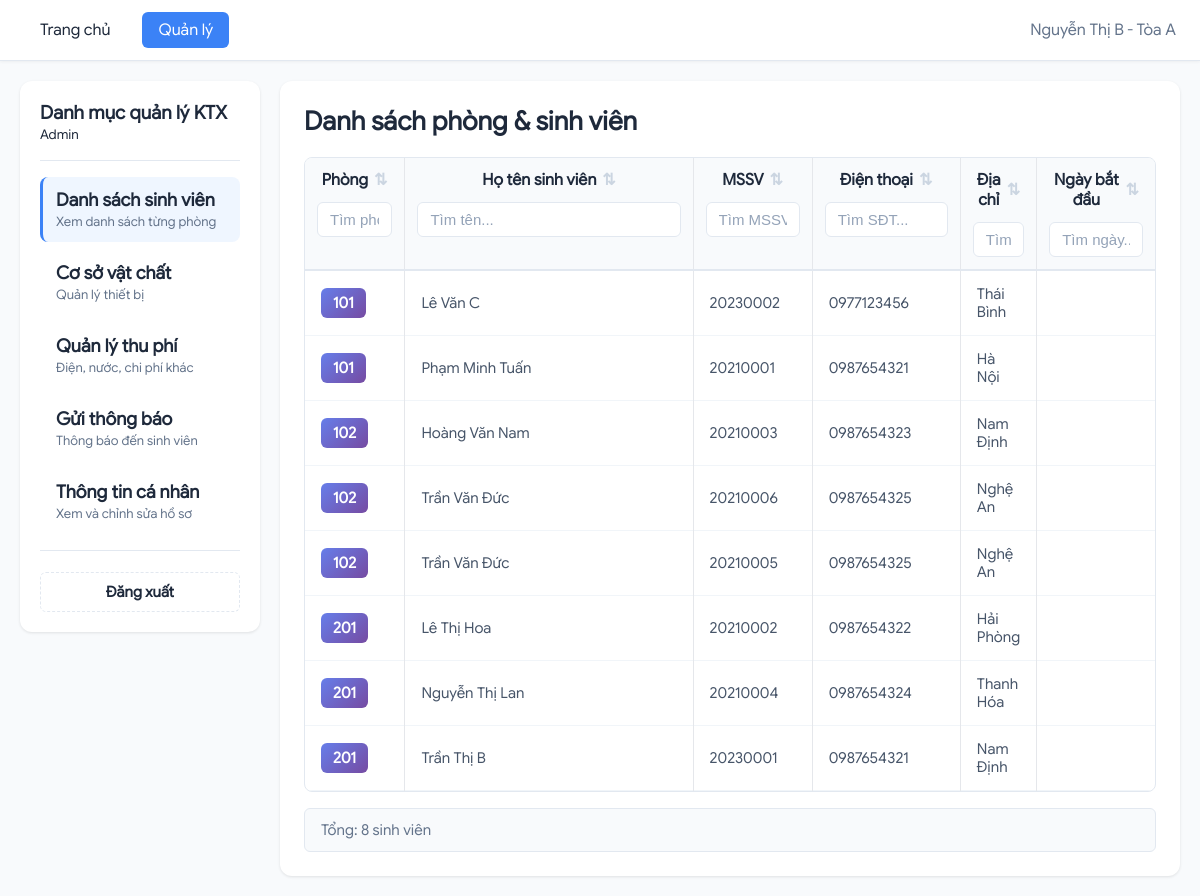
/manager/dashboard.php (signed in), run on the app's committed database.
### tables this page shows
CREATE TABLE STUDENT
(
    STD_ID VARCHAR(20) NOT NULL PRIMARY KEY,
    STD_NAME VARCHAR(100) NOT NULL,
    STD_DOB DATETIME NOT NULL,
    STD_GD VARCHAR(10) NOT NULL,
    STD_PHONE VARCHAR(20),
    STD_ADR VARCHAR(200) NOT NULL,
    STARTDATE DATETIME,
    ENDDATE DATETIME,
    STD_IMG VARCHAR(255),
    USER_ID INT NOT NULL,
    BLOCK_ID VARCHAR(10),
    ROOM_ID VARCHAR(10),
    FOREIGN KEY (BLOCK_ID, ROOM_ID) REFERENCES ROOM(BLOCK_ID, ROOM_ID),
    FOREIGN KEY (USER_ID) REFERENCES USERS(USER_ID),
    FOREIGN KEY (BLOCK_ID) REFERENCES BLOCK(BLOCK_ID)
);

CREATE TABLE ROOM
(
    ROOM_ID VARCHAR(10),
    GENDER VARCHAR(10),
    CAPACITY INT,
    OCCUPIED INT NOT NULL DEFAULT 0,
    BLOCK_ID VARCHAR(10),
    FOREIGN KEY (BLOCK_ID) REFERENCES BLOCK(BLOCK_ID),
    PRIMARY KEY (BLOCK_ID, ROOM_ID)
);

### manager/views/students.php (the view)
<?php
require_once '../database_connection.php';
$students = [];
$managerBlock = $_SESSION['block'];
try {
    if ($conn) {
        mysqli_set_charset($conn, "utf8mb4");
        $studentQuery = "SELECT s.STD_ID, s.STD_NAME, s.STD_GD, s.STD_PHONE,
                         s.STD_ADR, s.STARTDATE, s.STD_IMG, r.ROOM_ID, r.BLOCK_ID
                         FROM STUDENT s
                         INNER JOIN ROOM r ON r.ROOM_ID = s.ROOM_ID
                         WHERE r.BLOCK_ID = ?
                         ORDER BY r.ROOM_ID, s.STD_NAME";
        $stmt = mysqli_prepare($conn, $studentQuery);
        mysqli_stmt_bind_param($stmt, "s", $managerBlock);
        mysqli_stmt_execute($stmt);
        $result = mysqli_stmt_get_result($stmt);
        if ($result) {
            while ($row = mysqli_fetch_assoc($result)) {
                $students[] = $row;
            }
        }
    }
} catch (Exception $e) {
    $studentError = $e->getMessage();
}
?>
<?php if (isset($studentError)): ?>
  <div class="alert alert-error">Lỗi: <?= htmlspecialchars($studentError) ?></div>
<?php elseif (empty($students)): ?>
  <div class="alert alert-info">Chưa có sinh viên nào trong hệ thống.</div>
<?php else: ?>
  <h2>Danh sách phòng & sinh viên</h2>
  <div class="student-table-wrapper">
    <table class="table student-table" id="studentTable">
      <thead>
        <tr>
          <th style="width: 100px">
            <div class="th-content" data-col="0">
              <span>Phòng</span>
              <span class="sort-icon">⇅</span>
            </div>
            <input type="text" class="col-search" data-col="0" placeholder="Tìm phòng...">
          </th>
          <th style="width: 300px">
            <div class="th-content" data-col="1">
              <span>Họ tên sinh viên</span>
              <span class="sort-icon">⇅</span>
            </div>
            <input type="text" class="col-search" data-col="1" placeholder="Tìm tên...">
          </th>
          <th style="width: 120px">
            <div class="th-content" data-col="2">
              <span>MSSV</span>
              <span class="sort-icon">⇅</span>
            </div>
            <input type="text" class="col-search" data-col="2" placeholder="Tìm MSSV...">
          </th>
          <th style="width: 150px">
            <div class="th-content" data-col="3">
              <span>Điện thoại</span>
              <span class="sort-icon">⇅</span>
            </div>
            <input type="text" class="col-search" data-col="3" placeholder="Tìm SĐT...">
          </th>
          <th>
            <div class="th-content" data-col="4">
              <span>Địa chỉ</span>
              <span class="sort-icon">⇅</span>
            </div>
            <input type="text" class="col-search" data-col="4" placeholder="Tìm địa chỉ...">
          </th>
          <th style="width: 120px">
            <div class="th-content" data-col="5">
              <span>Ngày bắt đầu</span>
              <span class="sort-icon">⇅</span>
            </div>
            <input type="text" class="col-search" data-col="5" placeholder="Tìm ngày...">
          </th>
        </tr>
      </thead>
      <tbody>
        <?php foreach ($students as $s): ?>
        <tr>
          <td><span class="room-badge"><?= htmlspecialchars($s['ROOM_ID']) ?></span></td>
          <td><?= htmlspecialchars($s['STD_NAME']) ?></td>
          <td><?= htmlspecialchars($s['STD_ID']) ?></td>
          <td><?= htmlspecialchars($s['STD_PHONE']) ?></td>
          <td><?= htmlspecialchars($s['STD_ADR']) ?></td>
          <td><?= htmlspecialchars($s['STARTDATE']) ?></td>
        </tr>
        <?php endforeach; ?>
      </tbody>
    </table>
  </div>
  <div class="table-info">Tổng: <?= count($students) ?> sinh viên</div>
<?php endif; ?>

### manager/dashboard.php (shortened to what this page needs)
<?php
$view = $_GET['view'] ?? 'students';
$viewFile = "views/{$view}.php";
?>
<!DOCTYPE html>
<html lang="vi">
<head>
  <link rel="stylesheet" href="../css/manager.css" />
</head>
<body>
  <header class="nav">
    <a href="home.php">Trang chủ</a>
    <a href="dashboard.php" class="active">Quản lý</a>
    <span style="margin-left: auto; color: #64748b;">
      <?= htmlspecialchars($_SESSION['name'] ?? 'Admin') ?> - Tòa <?= htmlspecialchars($_SESSION['block'] ?? 'N/A') ?>
    </span>
  </header>
  <main class="admin-container">
    <aside class="sidebar">
      <div class="sidebar-header">
        <h3>Danh mục quản lý KTX</h3>
        <small id="sidebar-sub">Admin</small>
      </div>
      <nav id="sidebarList" class="sidebar-list">
        <a href="?view=students" class="sidebar-item <?= $view === 'students' ? 'active' : '' ?>">
          <div>
            <div class="item-title">Danh sách sinh viên</div>
            <div class="item-desc">Xem danh sách từng phòng</div>
          </div>
        </a>
        <a href="?view=facility" class="sidebar-item <?= $view === 'facility' ? 'active' : '' ?>">
          <div>
            <div class="item-title">Cơ sở vật chất</div>
            <div class="item-desc">Quản lý thiết bị</div>
          </div>
        </a>
        <a href="?view=revenue" class="sidebar-item <?= $view === 'revenue' ? 'active' : '' ?>">
          <div>
            <div class="item-title">Quản lý thu phí</div>
            <div class="item-desc">Điện, nước, chi phí khác</div>
          </div>
        </a>
        <a href="?view=notifications" class="sidebar-item <?= $view === 'notifications' ? 'active' : '' ?>">
          <div>
            <div class="item-title">Gửi thông báo</div>
            <div class="item-desc">Thông báo đến sinh viên</div>
          </div>
        </a>
        <a href="?view=profile" class="sidebar-item <?= $view === 'profile' ? 'active' : '' ?>">
          <div>
            <div class="item-title">Thông tin cá nhân</div>
            <div class="item-desc">Xem và chỉnh sửa hồ sơ</div>
          </div>
        </a>
      </nav>
      <div class="sidebar-footer">
        <button id="logoutAdmin" class="btn ghost">Đăng xuất</button>
      </div>
    </aside>
    <section id="adminContent" class="content-area">
      <div id="contentInner" class="content-inner">
        <?php include $viewFile; ?>
      </div>
    </section>
  </main>
</body>
</html>

### css/manager.css (style rules this page uses)
:root { --sidebar-w: 280px; --viewer-w: 400px; --primary: #3b82f6; --primary-dark: #2563eb; --success: #10b981; --warning: #f59e0b; --danger: #ef4444; --bg: #f8fafc; --text: #1e293b; --text-muted: #64748b; --border: #e2e8f0; }
* { box-sizing: border-box; margin: 0; padding: 0; }
body { font-family: 'Google Sans', sans-serif; background: var(--bg); color: var(--text); }
.nav { background: white; padding: 12px 24px; display: flex; align-items: center; gap: 16px; border-bottom: 1px solid var(--border); box-shadow: 0 1px 3px rgba(0, 0, 0, 0.05); }
.nav a { text-decoration: none; color: var(--text); padding: 8px 16px; border-radius: 6px; font-weight: 500; transition: all 0.2s; }
.nav a.active { background: var(--primary); color: white; }
.admin-container { display: flex; min-height: calc(100vh - 57px); gap: 20px; padding: 20px; }
.sidebar { width: var(--sidebar-w); background: white; border-radius: 12px; padding: 20px; box-shadow: 0 1px 3px rgba(0, 0, 0, 0.1); display: flex; flex-direction: column; height: fit-content; position: sticky; top: 20px; }
.sidebar-header { padding-bottom: 16px; border-bottom: 1px solid var(--border); margin-bottom: 16px; }
.sidebar-list { display: flex; flex-direction: column; gap: 8px; margin-bottom: 16px; }
.sidebar-item { display: block; padding: 12px 16px; border-radius: 8px; text-decoration: none; color: var(--text); transition: all 0.2s; cursor: pointer; }
.sidebar-item.active { background: #eff6ff; border-left: 3px solid var(--primary); padding-left: 13px; }
.sidebar-item .item-title { font-weight: 600; font-size: 18px; margin-bottom: 2px; }
.sidebar-item .item-desc { font-size: 13px; color: var(--text-muted); }
.sidebar-footer { padding-top: 16px; border-top: 1px solid var(--border); display: flex; flex-direction: column; gap: 8px; }
.content-area { flex: 1; min-width: 0; }
.content-inner { background: white; padding: 24px; border-radius: 12px; box-shadow: 0 1px 3px rgba(0, 0, 0, 0.1); min-height: 500px; }
.content-inner h2 { font-size: 26px; font-weight: 700; margin-bottom: 20px; color: var(--text); }
.btn { margin-top: 5px; font-family: 'Google Sans'; padding: 10px 16px; border: none; border-radius: 6px; font-size: 15px; font-weight: 600; cursor: pointer; transition: all 0.2s; background: white; color: var(--text); border: 1px solid var(--border); }
.btn.ghost { background: transparent; border: 1px dashed var(--border); }
.student-table-wrapper { overflow-x: auto; border-radius: 8px; border: 1px solid var(--border); background: white; }
.student-table { width: 100%; border-collapse: collapse; }
.student-table th, .student-table td { border-right: 1px solid #e5e7eb; }
.student-table th:last-child, .student-table td:last-child { border-right: none; }
.student-table th { background: #f8fafc; padding: 0; border-bottom: 2px solid var(--border); vertical-align: top; }
.student-table th .th-content { display: flex; align-items: center; justify-content: center; padding: 12px 16px; cursor: pointer; user-select: none; transition: background 0.2s; font-weight: 600; font-size: 16px; color: var(--text); }
.student-table .sort-icon { color: #cbd5e1; font-size: 16px; margin-left: 6px; transition: color 0.2s; }
.student-table .col-search { width: calc(100% - 24px); margin: 0 12px 12px; padding: 8px 12px; border: 1px solid var(--border); border-radius: 6px; font-size: 15px; transition: all 0.2s; }
.student-table .col-search::placeholder { color: #94a3b8; }
.student-table tbody tr { border-bottom: 1px solid #f1f5f9; transition: background 0.15s; }
.student-table tbody td { padding: 14px 16px; color: #475569; font-size: 15px; }
.room-badge { display: inline-block; padding: 6px 12px; background: linear-gradient(135deg, #667eea 0%, #764ba2 100%); color: white; border-radius: 6px; font-weight: 600; font-size: 15px; }
.table-info { margin-top: 16px; padding: 12px 16px; background: #f8fafc; border-radius: 6px; color: var(--text-muted); font-size: 15px; border: 1px solid var(--border); }
@media (max-width: 1200px) { :root { --sidebar-w: 240px; --viewer-w: 350px; } }

### data on the page
student: room.ROOM_ID "101", STD_NAME "Lê Văn C", STD_ID "20230002", STD_PHONE "0977123456", STD_ADR "Thái Bình"
student: room.ROOM_ID "101", STD_NAME "Phạm Minh Tuấn", STD_ID "20210001", STD_PHONE "0987654321", STD_ADR "Hà Nội"
student: room.ROOM_ID "102", STD_NAME "Hoàng Văn Nam", STD_ID "20210003", STD_PHONE "0987654323", STD_ADR "Nam Định"
student: room.ROOM_ID "102", STD_NAME "Trần Văn Đức", STD_ID "20210006", STD_PHONE "0987654325", STD_ADR "Nghệ An"
student: room.ROOM_ID "102", STD_NAME "Trần Văn Đức", STD_ID "20210005", STD_PHONE "0987654325", STD_ADR "Nghệ An"
student: room.ROOM_ID "201", STD_NAME "Lê Thị Hoa", STD_ID "20210002", STD_PHONE "0987654322", STD_ADR "Hải Phòng"
student: room.ROOM_ID "201", STD_NAME "Nguyễn Thị Lan", STD_ID "20210004", STD_PHONE "0987654324", STD_ADR "Thanh Hóa"
student: room.ROOM_ID "201", STD_NAME "Trần Thị B", STD_ID "20230001", STD_PHONE "0987654321", STD_ADR "Nam Định"

### other printed values
$_SESSION['name'] "Nguyễn Thị B"
$_SESSION['block'] "A"
count($students) "8"
